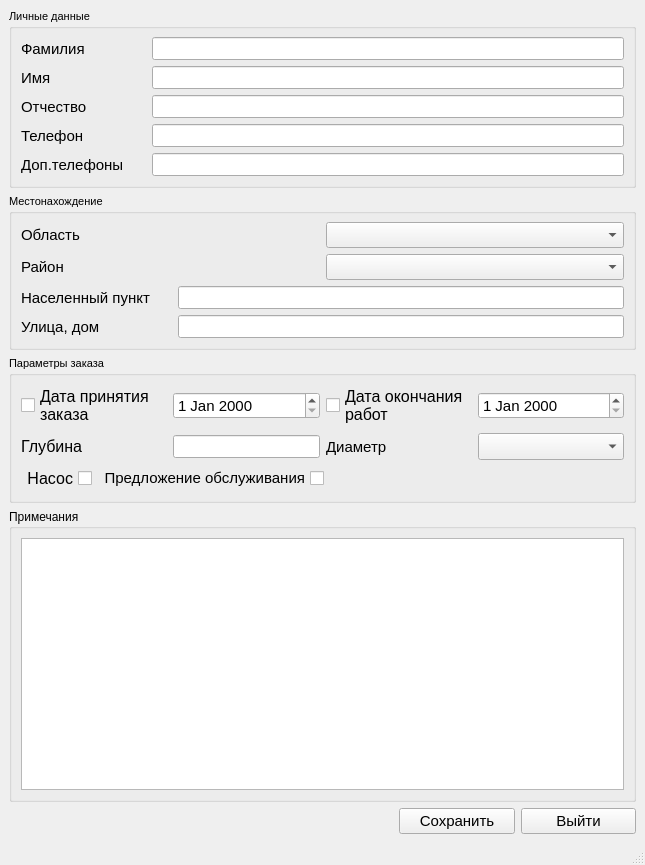
<?xml version="1.0" encoding="UTF-8"?>
<ui version="4.0">
 <class>CardClientWindows</class>
 <widget class="QMainWindow" name="CardClientWindows">
  <property name="windowModality">
   <enum>Qt::ApplicationModal</enum>
  </property>
  <property name="geometry">
   <rect>
    <x>0</x>
    <y>0</y>
    <width>645</width>
    <height>865</height>
   </rect>
  </property>
  <property name="windowTitle">
   <string>MainWindow</string>
  </property>
  <widget class="QWidget" name="centralwidget">
   <layout class="QVBoxLayout" name="verticalLayout_4">
    <item>
     <widget class="QGroupBox" name="clientGroupBox">
      <property name="font">
       <font>
        <pointsize>8</pointsize>
       </font>
      </property>
      <property name="title">
       <string>Личные данные</string>
      </property>
      <layout class="QVBoxLayout" name="verticalLayout">
       <item>
        <layout class="QHBoxLayout" name="horizontalLayout">
         <item>
          <widget class="QLabel" name="surnameLabel">
           <property name="minimumSize">
            <size>
             <width>125</width>
             <height>0</height>
            </size>
           </property>
           <property name="font">
            <font>
             <pointsize>11</pointsize>
            </font>
           </property>
           <property name="text">
            <string>Фамилия</string>
           </property>
          </widget>
         </item>
         <item>
          <widget class="QLineEdit" name="surnameLineEdit">
           <property name="font">
            <font>
             <pointsize>10</pointsize>
            </font>
           </property>
          </widget>
         </item>
        </layout>
       </item>
       <item>
        <layout class="QHBoxLayout" name="horizontalLayout_2">
         <item>
          <widget class="QLabel" name="nameLabel">
           <property name="minimumSize">
            <size>
             <width>125</width>
             <height>0</height>
            </size>
           </property>
           <property name="font">
            <font>
             <pointsize>11</pointsize>
            </font>
           </property>
           <property name="text">
            <string>Имя</string>
           </property>
          </widget>
         </item>
         <item>
          <widget class="QLineEdit" name="nameLineEdit">
           <property name="font">
            <font>
             <pointsize>10</pointsize>
            </font>
           </property>
          </widget>
         </item>
        </layout>
       </item>
       <item>
        <layout class="QHBoxLayout" name="horizontalLayout_3">
         <item>
          <widget class="QLabel" name="patronymicLabel">
           <property name="minimumSize">
            <size>
             <width>125</width>
             <height>0</height>
            </size>
           </property>
           <property name="font">
            <font>
             <pointsize>11</pointsize>
            </font>
           </property>
           <property name="text">
            <string>Отчество</string>
           </property>
          </widget>
         </item>
         <item>
          <widget class="QLineEdit" name="patronymicLineEdit">
           <property name="font">
            <font>
             <pointsize>10</pointsize>
            </font>
           </property>
          </widget>
         </item>
        </layout>
       </item>
       <item>
        <layout class="QHBoxLayout" name="horizontalLayout_4">
         <item>
          <widget class="QLabel" name="mobPhoneLabel">
           <property name="minimumSize">
            <size>
             <width>125</width>
             <height>0</height>
            </size>
           </property>
           <property name="font">
            <font>
             <pointsize>11</pointsize>
            </font>
           </property>
           <property name="text">
            <string>Телефон</string>
           </property>
          </widget>
         </item>
         <item>
          <widget class="QLineEdit" name="mobilPhoneLineEdit">
           <property name="font">
            <font>
             <pointsize>10</pointsize>
            </font>
           </property>
          </widget>
         </item>
        </layout>
       </item>
       <item>
        <layout class="QHBoxLayout" name="horizontalLayout_13">
         <item>
          <widget class="QLabel" name="otherPhoneLabel">
           <property name="minimumSize">
            <size>
             <width>125</width>
             <height>0</height>
            </size>
           </property>
           <property name="font">
            <font>
             <pointsize>11</pointsize>
            </font>
           </property>
           <property name="text">
            <string>Доп.телефоны</string>
           </property>
          </widget>
         </item>
         <item>
          <widget class="QLineEdit" name="otherPhoneLineEdit">
           <property name="font">
            <font>
             <pointsize>10</pointsize>
            </font>
           </property>
          </widget>
         </item>
        </layout>
       </item>
      </layout>
     </widget>
    </item>
    <item>
     <widget class="QGroupBox" name="locationGroupBox">
      <property name="font">
       <font>
        <pointsize>8</pointsize>
       </font>
      </property>
      <property name="title">
       <string>Местонахождение</string>
      </property>
      <layout class="QVBoxLayout" name="verticalLayout_2">
       <item>
        <layout class="QHBoxLayout" name="horizontalLayout_5">
         <item>
          <widget class="QLabel" name="regionLabel">
           <property name="minimumSize">
            <size>
             <width>151</width>
             <height>0</height>
            </size>
           </property>
           <property name="font">
            <font>
             <pointsize>11</pointsize>
            </font>
           </property>
           <property name="text">
            <string>Область</string>
           </property>
          </widget>
         </item>
         <item>
          <widget class="QComboBox" name="regionCombo">
           <property name="font">
            <font>
             <pointsize>11</pointsize>
            </font>
           </property>
          </widget>
         </item>
        </layout>
       </item>
       <item>
        <layout class="QHBoxLayout" name="horizontalLayout_6">
         <item>
          <widget class="QLabel" name="districtLabel">
           <property name="minimumSize">
            <size>
             <width>151</width>
             <height>0</height>
            </size>
           </property>
           <property name="font">
            <font>
             <pointsize>11</pointsize>
            </font>
           </property>
           <property name="text">
            <string>Район</string>
           </property>
          </widget>
         </item>
         <item>
          <widget class="QComboBox" name="districtCombo">
           <property name="font">
            <font>
             <pointsize>11</pointsize>
            </font>
           </property>
          </widget>
         </item>
        </layout>
       </item>
       <item>
        <layout class="QHBoxLayout" name="horizontalLayout_7">
         <item>
          <widget class="QLabel" name="localityLabel">
           <property name="minimumSize">
            <size>
             <width>151</width>
             <height>0</height>
            </size>
           </property>
           <property name="font">
            <font>
             <pointsize>11</pointsize>
            </font>
           </property>
           <property name="text">
            <string>Населенный пункт</string>
           </property>
          </widget>
         </item>
         <item>
          <widget class="QLineEdit" name="localityLineEdit">
           <property name="font">
            <font>
             <pointsize>10</pointsize>
            </font>
           </property>
          </widget>
         </item>
        </layout>
       </item>
       <item>
        <layout class="QHBoxLayout" name="horizontalLayout_8">
         <item>
          <widget class="QLabel" name="streetLabel">
           <property name="minimumSize">
            <size>
             <width>151</width>
             <height>0</height>
            </size>
           </property>
           <property name="font">
            <font>
             <pointsize>11</pointsize>
            </font>
           </property>
           <property name="text">
            <string>Улица, дом</string>
           </property>
          </widget>
         </item>
         <item>
          <widget class="QLineEdit" name="streetLineEdit">
           <property name="font">
            <font>
             <pointsize>10</pointsize>
            </font>
           </property>
          </widget>
         </item>
        </layout>
       </item>
      </layout>
     </widget>
    </item>
    <item>
     <widget class="QGroupBox" name="groupBox">
      <property name="font">
       <font>
        <pointsize>8</pointsize>
       </font>
      </property>
      <property name="title">
       <string>Параметры заказа</string>
      </property>
      <layout class="QVBoxLayout" name="verticalLayout_3">
       <item>
        <layout class="QHBoxLayout" name="horizontalLayout_11">
         <item>
          <widget class="QCheckBox" name="dataBeginCheckBox">
           <property name="font">
            <font>
             <pointsize>12</pointsize>
            </font>
           </property>
           <property name="text">
            <string>Дата принятия 
заказа</string>
           </property>
           <property name="checked">
            <bool>false</bool>
           </property>
          </widget>
         </item>
         <item>
          <widget class="QDateEdit" name="dataBegindateEdit">
           <property name="font">
            <font>
             <pointsize>11</pointsize>
            </font>
           </property>
          </widget>
         </item>
         <item>
          <widget class="QCheckBox" name="dataEndCheckBox">
           <property name="font">
            <font>
             <pointsize>12</pointsize>
            </font>
           </property>
           <property name="text">
            <string>Дата окончания 
работ</string>
           </property>
          </widget>
         </item>
         <item>
          <widget class="QDateEdit" name="dataEndDateEdit">
           <property name="font">
            <font>
             <pointsize>11</pointsize>
            </font>
           </property>
          </widget>
         </item>
        </layout>
       </item>
       <item>
        <layout class="QHBoxLayout" name="horizontalLayout_10">
         <item>
          <widget class="QLabel" name="deptLabel">
           <property name="font">
            <font>
             <pointsize>12</pointsize>
            </font>
           </property>
           <property name="text">
            <string>Глубина</string>
           </property>
          </widget>
         </item>
         <item>
          <widget class="QLineEdit" name="depthLineEdit">
           <property name="sizePolicy">
            <sizepolicy hsizetype="Preferred" vsizetype="Fixed">
             <horstretch>0</horstretch>
             <verstretch>0</verstretch>
            </sizepolicy>
           </property>
           <property name="font">
            <font>
             <pointsize>10</pointsize>
            </font>
           </property>
          </widget>
         </item>
         <item>
          <widget class="QLabel" name="diameterLabel">
           <property name="font">
            <font>
             <pointsize>11</pointsize>
            </font>
           </property>
           <property name="text">
            <string>Диаметр</string>
           </property>
          </widget>
         </item>
         <item>
          <widget class="QComboBox" name="diameterCombo">
           <property name="font">
            <font>
             <pointsize>12</pointsize>
            </font>
           </property>
          </widget>
         </item>
        </layout>
       </item>
       <item>
        <layout class="QHBoxLayout" name="horizontalLayout_9">
         <item>
          <widget class="QCheckBox" name="pumpCheckBox">
           <property name="font">
            <font>
             <pointsize>12</pointsize>
            </font>
           </property>
           <property name="layoutDirection">
            <enum>Qt::RightToLeft</enum>
           </property>
           <property name="text">
            <string>Насос</string>
           </property>
           <property name="checkable">
            <bool>true</bool>
           </property>
           <property name="tristate">
            <bool>false</bool>
           </property>
          </widget>
         </item>
         <item>
          <widget class="QCheckBox" name="serviseCheckBox">
           <property name="font">
            <font>
             <pointsize>11</pointsize>
            </font>
           </property>
           <property name="layoutDirection">
            <enum>Qt::RightToLeft</enum>
           </property>
           <property name="text">
            <string>Предложение обслуживания</string>
           </property>
          </widget>
         </item>
         <item>
          <spacer name="horizontalSpacer">
           <property name="orientation">
            <enum>Qt::Horizontal</enum>
           </property>
           <property name="sizeHint" stdset="0">
            <size>
             <width>40</width>
             <height>20</height>
            </size>
           </property>
          </spacer>
         </item>
        </layout>
       </item>
      </layout>
     </widget>
    </item>
    <item>
     <widget class="QGroupBox" name="groupBox_2">
      <property name="title">
       <string>Примечания</string>
      </property>
      <layout class="QGridLayout" name="gridLayout_4">
       <item row="0" column="0">
        <widget class="QTextEdit" name="noteEdit">
         <property name="font">
          <font>
           <pointsize>10</pointsize>
          </font>
         </property>
        </widget>
       </item>
      </layout>
     </widget>
    </item>
    <item>
     <layout class="QHBoxLayout" name="horizontalLayout_12">
      <item>
       <spacer name="horizontalSpacer_2">
        <property name="orientation">
         <enum>Qt::Horizontal</enum>
        </property>
        <property name="sizeType">
         <enum>QSizePolicy::Fixed</enum>
        </property>
        <property name="sizeHint" stdset="0">
         <size>
          <width>390</width>
          <height>20</height>
         </size>
        </property>
       </spacer>
      </item>
      <item>
       <widget class="QPushButton" name="saveButton">
        <property name="font">
         <font>
          <pointsize>11</pointsize>
         </font>
        </property>
        <property name="text">
         <string>Сохранить</string>
        </property>
       </widget>
      </item>
      <item>
       <widget class="QPushButton" name="closeButton">
        <property name="font">
         <font>
          <pointsize>11</pointsize>
         </font>
        </property>
        <property name="text">
         <string>Выйти</string>
        </property>
       </widget>
      </item>
     </layout>
    </item>
   </layout>
  </widget>
  <widget class="QMenuBar" name="menubar">
   <property name="geometry">
    <rect>
     <x>0</x>
     <y>0</y>
     <width>645</width>
     <height>26</height>
    </rect>
   </property>
  </widget>
  <widget class="QStatusBar" name="statusbar"/>
 </widget>
 <resources/>
 <connections/>
</ui>
